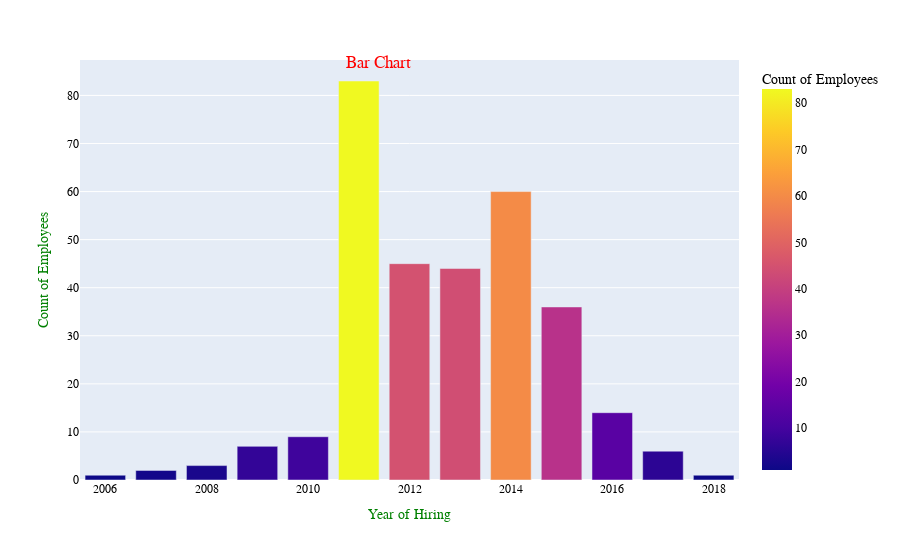

Here is the notebook cell this chart was saved with:
### Code cell
fig = px.bar(n, x=n.index, y='EmpID',color='EmpID',
             labels={'EmpID':'Count of Employees',"Group":"Year of Hiring"}, height=400)
fig.update_layout(
    font_family="Stencil",
    font_color="black",
    title_font_family="Times New Roman",
    title_font_color="red",
    legend_title_font_color="green"
)
fig.update_xaxes(title_font_family="Arial",
                 title_font_color="Green")
fig.update_yaxes(title_font_family="Arial",
                 title_font_color="Green")
fig.update_layout(
    title={
        'text': "Bar Chart",
        'y':0.9,
        'x':0.42,
        'xanchor': 'center',
        'yanchor': 'top'})
fig.show()

### Figure 1 — Plotly figure (JSON) as saved in the notebook; plotly's stock layout.template omitted (floating-point values rounded to 4 significant figures)
{"data": [{"alignmentgroup": "True", "hovertemplate": "Year of Hiring=%{x}<br>Count of Employees=%{marker.color}<extra></extra>", "legendgroup": "", "marker": {"color": [1, 2, 3, 7, 9, 83, 45, 44, 60, 36, 14, 6, 1], "coloraxis": "coloraxis", "pattern": {"shape": ""}}, "name": "", "offsetgroup": "", "orientation": "v", "showlegend": false, "textposition": "auto", "type": "bar", "x": [2006, 2007, 2008, 2009, 2010, 2011, 2012, 2013, 2014, 2015, 2016, 2017, 2018], "xaxis": "x", "y": [1, 2, 3, 7, 9, 83, 45, 44, 60, 36, 14, 6, 1], "yaxis": "y"}], "layout": {"autosize": true, "barmode": "relative", "coloraxis": {"colorbar": {"title": {"text": "Count of Employees"}}, "colorscale": [[0, "#0d0887"], [0.1111, "#46039f"], [0.2222, "#7201a8"], [0.3333, "#9c179e"], [0.4444, "#bd3786"], [0.5556, "#d8576b"], [0.6667, "#ed7953"], [0.7778, "#fb9f3a"], [0.8889, "#fdca26"], [1, "#f0f921"]]}, "font": {"color": "black", "family": "Stencil"}, "legend": {"title": {"font": {"color": "green"}}, "tracegroupgap": 0}, "margin": {"t": 60}, "title": {"font": {"color": "red", "family": "Times New Roman"}, "text": "Bar Chart", "x": 0.42, "xanchor": "center", "y": 0.9, "yanchor": "top"}, "xaxis": {"anchor": "y", "autorange": true, "domain": [0, 1], "range": [2006.0, 2018.0], "title": {"font": {"color": "Green", "family": "Arial"}, "text": "Year of Hiring"}, "type": "linear"}, "yaxis": {"anchor": "x", "autorange": true, "domain": [0, 1], "range": [0, 87.37], "title": {"font": {"color": "Green", "family": "Arial"}, "text": "Count of Employees"}, "type": "linear"}}}
